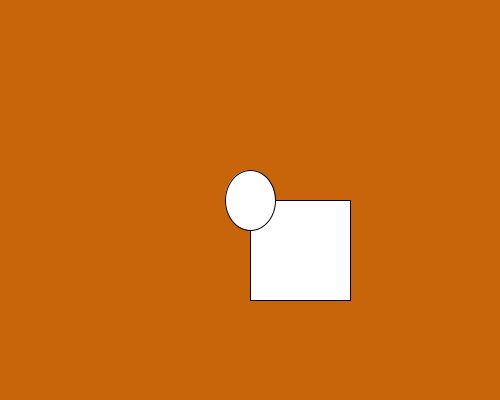
Frame 1 (no input)
Frame 60 (the mouse pressed at the canvas centre just before this capture): identical to frame 1, image omitted
Frame 120 (the mouse held since frame 60 and released just before this capture): identical to frame 1, image omitted

The Processing sketch that drew this single still picture (run headless with seeded random() and noise(); from frame 60 on, the mouse is pressed at the canvas centre):

// Processing sketch: order_of_drawing
// ── order_of_drawing.pde
void setup(){
  size(500, 400);
}

void draw(){
  background(200, 100, 10);
  rect(250, 200, 100, 100);
  ellipse(250, 200, 50, 60);
}
